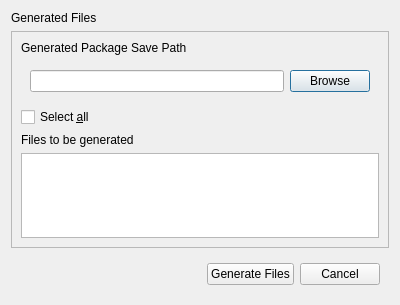
<?xml version="1.0" encoding="UTF-8"?>
<ui version="4.0">
 <class>Dialog</class>
 <widget class="QDialog" name="Dialog">
  <property name="geometry">
   <rect>
    <x>0</x>
    <y>0</y>
    <width>400</width>
    <height>305</height>
   </rect>
  </property>
  <property name="windowTitle">
   <string>Dialog</string>
  </property>
  <layout class="QVBoxLayout" name="verticalLayout">
   <item>
    <widget class="QLabel" name="label_generated_files">
     <property name="text">
      <string>Generated Files</string>
     </property>
    </widget>
   </item>
   <item>
    <widget class="QFrame" name="frame">
     <property name="frameShape">
      <enum>QFrame::StyledPanel</enum>
     </property>
     <property name="frameShadow">
      <enum>QFrame::Raised</enum>
     </property>
     <layout class="QVBoxLayout" name="verticalLayout_2">
      <item>
       <widget class="QLabel" name="label_save_path">
        <property name="text">
         <string>Generated Package Save Path</string>
        </property>
       </widget>
      </item>
      <item>
       <widget class="QWidget" name="widget" native="true">
        <layout class="QHBoxLayout" name="horizontalLayout">
         <item>
          <widget class="QLineEdit" name="line_edit_save_path"/>
         </item>
         <item>
          <widget class="QPushButton" name="push_button_browse">
           <property name="text">
            <string>Browse</string>
           </property>
          </widget>
         </item>
        </layout>
       </widget>
      </item>
      <item>
       <widget class="QCheckBox" name="select_all_check_box">
        <property name="text">
         <string>Select &amp;all</string>
        </property>
        <property name="tristate">
         <bool>false</bool>
        </property>
       </widget>
      </item>
      <item>
       <widget class="QLabel" name="label_file_list">
        <property name="text">
         <string>Files to be generated</string>
        </property>
       </widget>
      </item>
      <item>
       <widget class="QListWidget" name="list_widget_files">
        <property name="enabled">
         <bool>true</bool>
        </property>
       </widget>
      </item>
     </layout>
    </widget>
   </item>
   <item>
    <widget class="QWidget" name="widget_2" native="true">
     <layout class="QHBoxLayout" name="horizontalLayout_2">
      <item>
       <spacer name="horizontalSpacer">
        <property name="orientation">
         <enum>Qt::Horizontal</enum>
        </property>
        <property name="sizeHint" stdset="0">
         <size>
          <width>40</width>
          <height>20</height>
         </size>
        </property>
       </spacer>
      </item>
      <item>
       <widget class="QPushButton" name="push_button_generate">
        <property name="text">
         <string>Generate Files</string>
        </property>
       </widget>
      </item>
      <item>
       <widget class="QPushButton" name="push_button_cancel">
        <property name="text">
         <string>Cancel</string>
        </property>
       </widget>
      </item>
     </layout>
    </widget>
   </item>
  </layout>
 </widget>
 <resources/>
 <connections/>
</ui>
